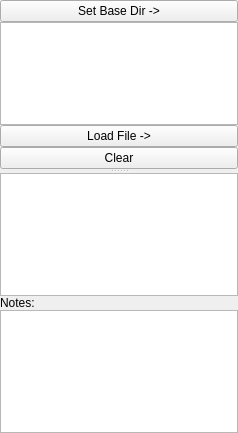
<?xml version="1.0" encoding="UTF-8"?>
<ui version="4.0">
 <class>Form</class>
 <widget class="QWidget" name="Form">
  <property name="geometry">
   <rect>
    <x>0</x>
    <y>0</y>
    <width>238</width>
    <height>433</height>
   </rect>
  </property>
  <property name="windowTitle">
   <string>Form</string>
  </property>
  <layout class="QGridLayout" name="gridLayout">
   <property name="margin">
    <number>0</number>
   </property>
   <property name="spacing">
    <number>0</number>
   </property>
   <item row="0" column="0">
    <widget class="QSplitter" name="splitter">
     <property name="orientation">
      <enum>Qt::Vertical</enum>
     </property>
     <widget class="QWidget" name="layoutWidget">
      <layout class="QVBoxLayout" name="verticalLayout">
       <property name="spacing">
        <number>0</number>
       </property>
       <item>
        <widget class="QPushButton" name="setDirBtn">
         <property name="text">
          <string>Set Base Dir -&gt;</string>
         </property>
        </widget>
       </item>
       <item>
        <widget class="DirTreeWidget" name="dirTree">
         <property name="selectionMode">
          <enum>QAbstractItemView::ExtendedSelection</enum>
         </property>
         <property name="headerHidden">
          <bool>true</bool>
         </property>
         <column>
          <property name="text">
           <string notr="true">1</string>
          </property>
         </column>
        </widget>
       </item>
       <item>
        <widget class="QPushButton" name="loadBtn">
         <property name="text">
          <string>Load File -&gt;</string>
         </property>
        </widget>
       </item>
       <item>
        <widget class="QPushButton" name="clearBtn">
         <property name="text">
          <string>Clear</string>
         </property>
        </widget>
       </item>
      </layout>
     </widget>
     <widget class="QWidget" name="layoutWidget">
      <layout class="QVBoxLayout" name="verticalLayout_2">
       <property name="spacing">
        <number>0</number>
       </property>
       <item>
        <widget class="QTreeWidget" name="fileTree">
         <property name="headerHidden">
          <bool>true</bool>
         </property>
         <column>
          <property name="text">
           <string notr="true">1</string>
          </property>
         </column>
        </widget>
       </item>
       <item>
        <widget class="QLabel" name="label">
         <property name="text">
          <string>Notes:</string>
         </property>
        </widget>
       </item>
       <item>
        <widget class="QTextEdit" name="notesTextEdit"/>
       </item>
      </layout>
     </widget>
    </widget>
   </item>
  </layout>
 </widget>
 <customwidgets>
  <customwidget>
   <class>DirTreeWidget</class>
   <extends>QTreeWidget</extends>
   <header>acq4.util.DirTreeWidget</header>
  </customwidget>
 </customwidgets>
 <resources/>
 <connections/>
</ui>
